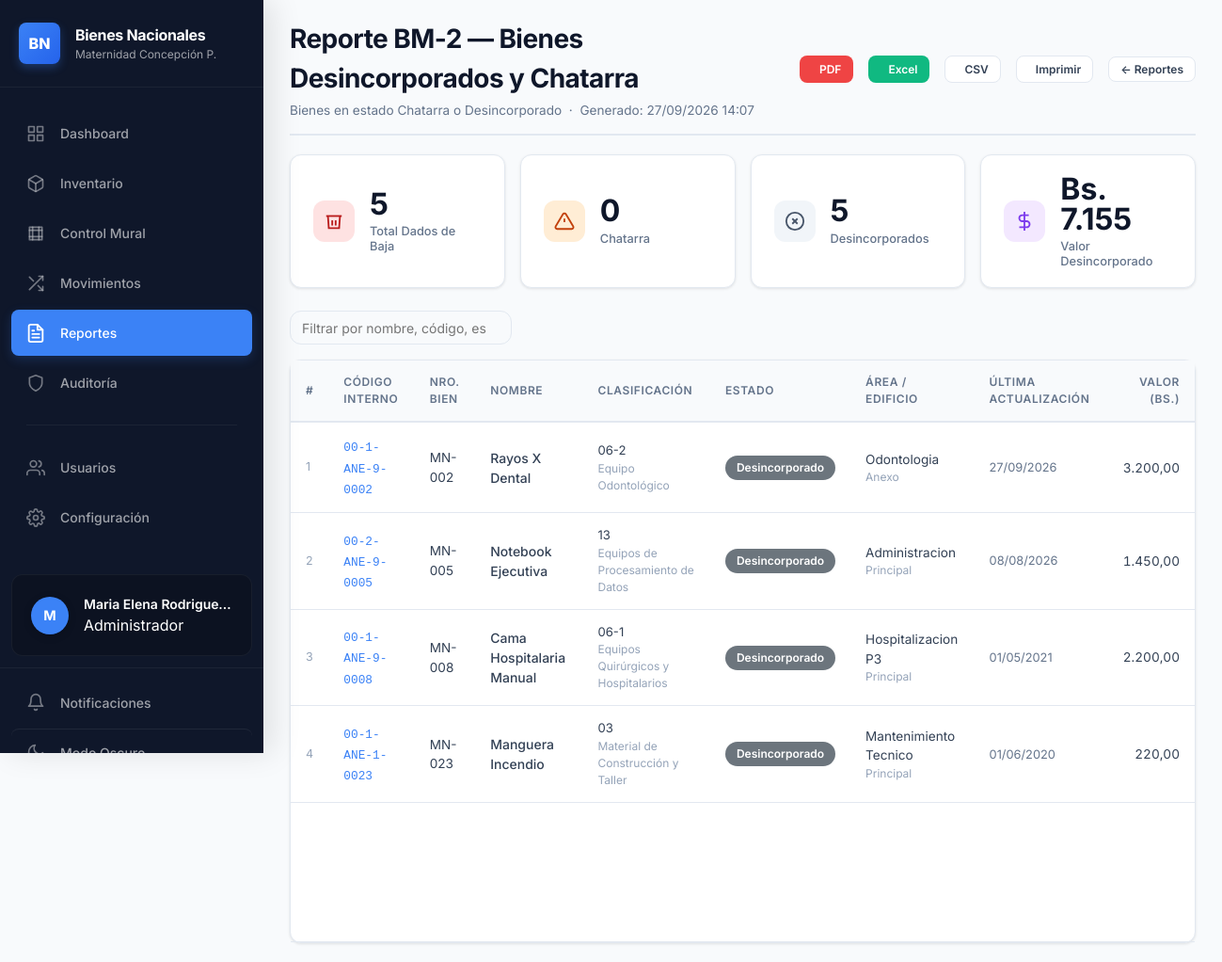
Screenshot of /public/reportes/bm2 (signed in) with the database file from the repository.
### tables this page shows
CREATE TABLE `estados` (
  `id_estado` int(11) NOT NULL,
  `nombre` varchar(50) NOT NULL,
  `descripcion` text DEFAULT NULL,
  `color` varchar(7) DEFAULT NULL COMMENT 'Color HEX para la UI',
  `es_baja` tinyint(1) NOT NULL DEFAULT 0,
  `created_at` timestamp NOT NULL DEFAULT current_timestamp()
);

CREATE TABLE `bienes` (
  `id_bien` int(11) NOT NULL,
  `codigo_sudebip` varchar(50) NOT NULL,
  `codigo_interno` varchar(50) DEFAULT NULL,
  `codigo_ministerio` varchar(50) DEFAULT NULL,
  `nro_bien_ministerio` varchar(30) DEFAULT NULL,
  `es_sn` tinyint(1) NOT NULL DEFAULT 0,
  `nombre` varchar(255) NOT NULL,
  `descripcion` text DEFAULT NULL,
  `serial` varchar(100) DEFAULT NULL,
  `marca` varchar(100) DEFAULT NULL,
  `modelo` varchar(100) DEFAULT NULL,
  `color` varchar(50) DEFAULT NULL,
  `anio_fabricacion` smallint(6) DEFAULT NULL,
  `cantidad` smallint(6) NOT NULL DEFAULT 1,
  `condicion_inicial` enum('Nuevo','Bueno','Regular','Malo') DEFAULT NULL,
  `id_estado` int(11) NOT NULL DEFAULT 1,
  `id_tipo` int(11) DEFAULT NULL,
  `id_area` int(11) DEFAULT NULL,
  `responsable_id` int(11) DEFAULT NULL,
  `responsable_nombre` varchar(255) DEFAULT NULL,
  `responsable_cedula` varchar(20) DEFAULT NULL,
  `responsable_foto_path` varchar(500) DEFAULT NULL,
  `cin_edificio` varchar(50) DEFAULT NULL,
  `cin_piso` varchar(10) DEFAULT NULL,
  `cin_departamento` varchar(100) DEFAULT NULL,
  `cin_oficina` varchar(100) DEFAULT NULL,
  `cin_posicion` varchar(20) DEFAULT NULL,
  `numero_factura` varchar(50) DEFAULT NULL,
  `fecha_adquisicion` date DEFAULT NULL,
  `valor_inicial` decimal(15,2) DEFAULT NULL,
  `valor_residual` decimal(15,2) NOT NULL DEFAULT 0.00,
  `vida_util_anos` tinyint(4) NOT NULL DEFAULT 10,
  `observaciones` text DEFAULT NULL,
  `imagen_path` varchar(500) DEFAULT NULL,
  `created_at` timestamp NOT NULL DEFAULT current_timestamp(),
  `updated_at` timestamp NOT NULL DEFAULT current_timestamp() ON UPDATE current_timestamp()
);

CREATE TABLE `tipos_bien` (
  `id_tipo` int(11) NOT NULL,
  `codigo` varchar(10) NOT NULL,
  `nombre` varchar(100) NOT NULL,
  `descripcion` text DEFAULT NULL,
  `vida_util_anos` tinyint(4) NOT NULL DEFAULT 10,
  `categoria` varchar(50) DEFAULT NULL,
  `activo` tinyint(1) NOT NULL DEFAULT 1,
  `created_at` timestamp NOT NULL DEFAULT current_timestamp()
);

CREATE TABLE `areas` (
  `id_area` int(11) NOT NULL,
  `nombre_area` varchar(100) NOT NULL,
  `descripcion` text DEFAULT NULL,
  `edificio` varchar(50) DEFAULT NULL,
  `piso` tinyint(4) DEFAULT NULL COMMENT '-1=Sótano, 0=Planta Baja, 1..N=Pisos',
  `responsable_id` int(11) DEFAULT NULL,
  `area_padre_id` int(11) DEFAULT NULL,
  `activa` tinyint(1) NOT NULL DEFAULT 1,
  `created_at` timestamp NOT NULL DEFAULT current_timestamp(),
  `updated_at` timestamp NOT NULL DEFAULT current_timestamp() ON UPDATE current_timestamp()
);

### app/views/reportes/bm2.php (the view, shortened to what the rows shown need)
<?php
require APP_PATH . '/views/partials/sidebar.php';
$chatarra       = count(array_filter($bienes, fn($b) => $b['estado_nombre'] === 'Chatarra'));
$desincorporado = count(array_filter($bienes, fn($b) => $b['estado_nombre'] === 'Desincorporado'));
?>
<main class="main-content" id="mainContent">
    <div class="page-header">
        <div>
            <h1>Reporte BM-2 — Bienes Desincorporados y Chatarra</h1>
            <p class="page-subtitle">
                Bienes en estado Chatarra o Desincorporado &nbsp;·&nbsp;
                Generado: <?= date('d/m/Y H:i') ?>
            </p>
        </div>
        <div class="page-actions">
            <a href="<?= $base_url ?>/reportes/bm2?export=pdf" class="btn btn-danger btn-sm">
                PDF
            </a>
            <button type="button" class="btn btn-success btn-sm" onclick="previewReport('excel')">
                Excel
            </button>
            <button type="button" class="btn btn-secondary btn-sm" onclick="previewReport('csv')">
                CSV
            </button>
            <button onclick="window.print()" class="btn btn-secondary btn-sm">
                Imprimir
            </button>
            <a href="<?= $base_url ?>/reportes" class="btn btn-secondary btn-sm">← Reportes</a>
        </div>
    </div>
    <div class="metrics-grid" style="grid-template-columns:repeat(auto-fit,minmax(180px,1fr));margin-bottom:1.5rem">
        <div class="metric-card">
            <div class="metric-icon red" aria-hidden="true">
                <svg width="22" height="22" viewBox="0 0 24 24" fill="none" stroke="currentColor" stroke-width="2">
                    <polyline points="3 6 5 6 21 6"/>
                    <path d="M19 6l-1 14H6L5 6"/>
                    <path d="M10 11v6"/><path d="M14 11v6"/>
                </svg>
            </div>
            <div>
                <span class="metric-value"><?= number_format($total) ?></span>
                <span class="metric-label">Total Dados de Baja</span>
            </div>
        </div>
        <div class="metric-card">
            <div class="metric-icon orange" aria-hidden="true">
                <svg width="22" height="22" viewBox="0 0 24 24" fill="none" stroke="currentColor" stroke-width="2">
                    <path d="M10.29 3.86L1.82 18a2 2 0 0 0 1.71 3h16.94a2 2 0 0 0 1.71-3L13.71 3.86a2 2 0 0 0-3.42 0z"/>
                    <line x1="12" y1="9" x2="12" y2="13"/><line x1="12" y1="17" x2="12.01" y2="17"/>
                </svg>
            </div>
            <div>
                <span class="metric-value"><?= number_format($chatarra) ?></span>
                <span class="metric-label">Chatarra</span>
            </div>
        </div>
        <div class="metric-card">
            <div class="metric-icon gray" aria-hidden="true">
                <svg width="22" height="22" viewBox="0 0 24 24" fill="none" stroke="currentColor" stroke-width="2">
                    <circle cx="12" cy="12" r="10"/>
                    <line x1="15" y1="9" x2="9" y2="15"/><line x1="9" y1="9" x2="15" y2="15"/>
                </svg>
            </div>
            <div>
                <span class="metric-value"><?= number_format($desincorporado) ?></span>
                <span class="metric-label">Desincorporados</span>
            </div>
        </div>
        <div class="metric-card">
            <div class="metric-icon purple" aria-hidden="true">
                <svg width="22" height="22" viewBox="0 0 24 24" fill="none" stroke="currentColor" stroke-width="2">
                    <line x1="12" y1="1" x2="12" y2="23"/>
                    <path d="M17 5H9.5a3.5 3.5 0 0 0 0 7h5a3.5 3.5 0 0 1 0 7H6"/>
                </svg>
            </div>
            <div>
                <span class="metric-value">Bs. <?= number_format($valor_total, 0, ',', '.') ?></span>
                <span class="metric-label">Valor Desincorporado</span>
            </div>
        </div>
    </div>
    <?php if (empty($bienes)): ?>
    <div class="card">
        <div class="card-body" style="text-align:center;padding:3rem">
            <p style="color:var(--gray-500)">No hay bienes dados de baja registrados.</p>
        </div>
    </div>
    <?php else: ?>
    <div style="margin-bottom:1rem">
        <input type="search" id="bm2Search" class="form-input"
               placeholder="Filtrar por nombre, código, estado o área…"
               style="max-width:420px"
               aria-label="Filtrar tabla de bienes dados de baja">
    </div>
    <div class="card">
        <div class="table-wrapper">
            <table class="data-table" id="bm2Table" aria-label="Bienes desincorporados y chatarra">
                <thead>
                    <tr>
                        <th scope="col">#</th>
                        <th scope="col">Código Interno</th>
                        <th scope="col">Nro. Bien</th>
                        <th scope="col">Nombre</th>
                        <th scope="col">Clasificación</th>
                        <th scope="col">Estado</th>
                        <th scope="col">Área / Edificio</th>
                        <th scope="col">Última Actualización</th>
                        <th scope="col" style="text-align:right">Valor (Bs.)</th>
                    </tr>
                </thead>
                <tbody>
                <?php foreach ($bienes as $i => $b): ?>
                <tr>
                    <td style="color:var(--gray-400);font-size:.78rem"><?= $i + 1 ?></td>
                    <td>
                        <a href="<?= $base_url ?>/bienes/<?= (int)$b['id_bien'] ?>" class="codigo-interno">
                            <?= htmlspecialchars($b['codigo_interno'] ?? '—') ?>
                        </a>
                    </td>
                    <td style="font-size:.85rem">
                        <?= !empty($b['es_sn'])
                            ? '<em style="color:var(--gray-400)">S/N</em>'
                            : htmlspecialchars($b['nro_bien_ministerio'] ?? '—') ?>
                    </td>
                    <td style="font-weight:500"><?= htmlspecialchars($b['nombre']) ?></td>
                    <td style="font-size:.82rem">
                        <span title="<?= htmlspecialchars($b['tipo_nombre']) ?>">
                            <?= htmlspecialchars($b['tipo_codigo']) ?>
                        </span>
                        <span style="display:block;color:var(--gray-400);font-size:.75rem">
                            <?= htmlspecialchars($b['tipo_nombre']) ?>
                        </span>
                    </td>
                    <td>
                        <span class="badge" style="background:<?= htmlspecialchars($b['estado_color']) ?>">
                            <?= htmlspecialchars($b['estado_nombre']) ?>
                        </span>
                    </td>
                    <td style="font-size:.85rem">
                        <?= htmlspecialchars($b['nombre_area'] ?? '—') ?>
                        <?php if (!empty($b['edificio'])): ?>
                        <span style="display:block;color:var(--gray-400);font-size:.75rem">
                            <?= htmlspecialchars($b['edificio']) ?>
                        </span>
                        <?php endif; ?>
                    </td>
                    <td style="font-size:.8rem;color:var(--gray-500)">
                        <?= !empty($b['updated_at']) ? date('d/m/Y', strtotime($b['updated_at'])) : '—' ?>
                    </td>
                    <td style="text-align:right;font-variant-numeric:tabular-nums;font-size:.85rem">
                        <?= $b['valor_inicial'] > 0
                            ? number_format((float)$b['valor_inicial'], 2, ',', '.')
                            : '<span style="color:var(--gray-300)">—</span>' ?>
                    </td>
                </tr>
                <?php endforeach; ?>
                </tbody>
                <tfoot>
                </tfoot>
            </table>
        </div>
    </div>
    <?php endif; ?>
</main>

### rows the page displays
estados: nombre "0", nombre "5"
bienes: codigo_interno "00-1-ANE-9-0002", nro_bien_ministerio "MN-002", nombre "Rayos X Dental", id_tipo.codigo "06-2", id_tipo.nombre "Equipo Odontológico", id_estado.nombre "Desincorporado", id_area.nombre_area "Odontologia", id_area.edificio "Anexo", updated_at "27/09/2026", valor_inicial "3.200,00"
bienes: codigo_interno "00-2-ANE-9-0005", nro_bien_ministerio "MN-005", nombre "Notebook Ejecutiva", id_tipo.codigo "13", id_tipo.nombre "Equipos de Procesamiento de Datos", id_estado.nombre "Desincorporado", id_area.nombre_area "Administracion", id_area.edificio "Principal", updated_at "08/08/2026", valor_inicial "1.450,00"
bienes: codigo_interno "00-1-ANE-9-0008", nro_bien_ministerio "MN-008", nombre "Cama Hospitalaria Manual", id_tipo.codigo "06-1", id_tipo.nombre "Equipos Quirúrgicos y Hospitalarios", id_estado.nombre "Desincorporado", id_area.nombre_area "Hospitalizacion P3", id_area.edificio "Principal", updated_at "01/05/2021", valor_inicial "2.200,00"
bienes: codigo_interno "00-1-ANE-1-0023", nro_bien_ministerio "MN-023", nombre "Manguera Incendio", id_tipo.codigo "03", id_tipo.nombre "Material de Construcción y Taller", id_estado.nombre "Desincorporado", id_area.nombre_area "Mantenimiento Tecnico", id_area.edificio "Principal", updated_at "01/06/2020", valor_inicial "220,00"

### other values shown
$inicial "M"
$_SESSION['nombre'] "Maria Elena Rodrigue…"
$rolLabel "Administrador"
$total "5"
$valor_total "7.155"
